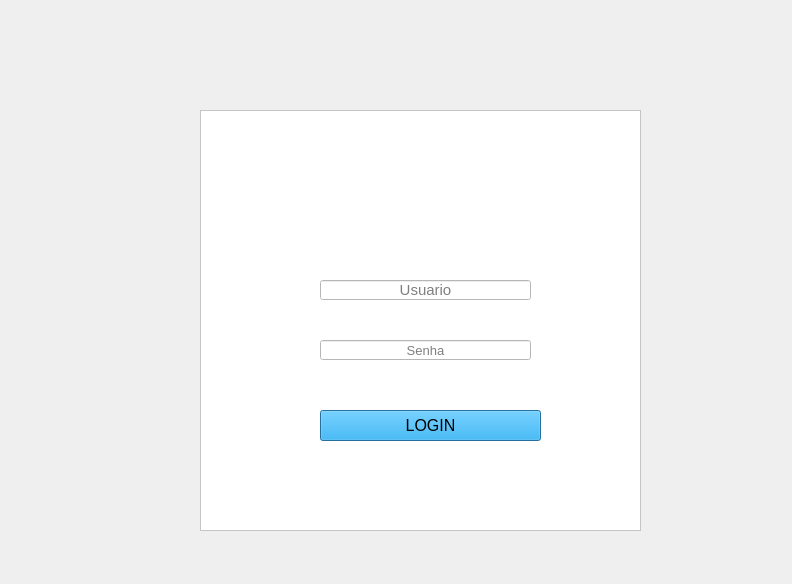
<?xml version="1.0" encoding="UTF-8"?>
<ui version="4.0">
 <class>Login</class>
 <widget class="QDialog" name="Login">
  <property name="geometry">
   <rect>
    <x>0</x>
    <y>0</y>
    <width>792</width>
    <height>584</height>
   </rect>
  </property>
  <property name="font">
   <font>
    <pointsize>10</pointsize>
   </font>
  </property>
  <property name="cursor">
   <cursorShape>PointingHandCursor</cursorShape>
  </property>
  <property name="windowTitle">
   <string>Dialog</string>
  </property>
  <widget class="QFrame" name="frame">
   <property name="geometry">
    <rect>
     <x>200</x>
     <y>110</y>
     <width>441</width>
     <height>421</height>
    </rect>
   </property>
   <property name="styleSheet">
    <string notr="true">background-color: rgb(255, 170, 0);
background-color: rgb(255, 255, 255);</string>
   </property>
   <property name="frameShape">
    <enum>QFrame::StyledPanel</enum>
   </property>
   <property name="frameShadow">
    <enum>QFrame::Raised</enum>
   </property>
   <widget class="QLineEdit" name="usuarioButton">
    <property name="geometry">
     <rect>
      <x>120</x>
      <y>170</y>
      <width>211</width>
      <height>20</height>
     </rect>
    </property>
    <property name="font">
     <font>
      <pointsize>11</pointsize>
     </font>
    </property>
    <property name="styleSheet">
     <string notr="true">color: rgb(0, 0, 0);</string>
    </property>
    <property name="alignment">
     <set>Qt::AlignCenter</set>
    </property>
    <property name="placeholderText">
     <string>Usuario</string>
    </property>
   </widget>
   <widget class="QLineEdit" name="senhaButton">
    <property name="geometry">
     <rect>
      <x>120</x>
      <y>230</y>
      <width>211</width>
      <height>20</height>
     </rect>
    </property>
    <property name="font">
     <font>
      <pointsize>10</pointsize>
     </font>
    </property>
    <property name="styleSheet">
     <string notr="true">color: rgb(0, 0, 0);</string>
    </property>
    <property name="echoMode">
     <enum>QLineEdit::Password</enum>
    </property>
    <property name="alignment">
     <set>Qt::AlignCenter</set>
    </property>
    <property name="placeholderText">
     <string>Senha</string>
    </property>
   </widget>
   <widget class="QPushButton" name="loginButton">
    <property name="geometry">
     <rect>
      <x>120</x>
      <y>300</y>
      <width>221</width>
      <height>31</height>
     </rect>
    </property>
    <property name="font">
     <font>
      <pointsize>12</pointsize>
     </font>
    </property>
    <property name="cursor">
     <cursorShape>PointingHandCursor</cursorShape>
    </property>
    <property name="styleSheet">
     <string notr="true">QPushButton{

background-color: rgb(0, 170, 255);

}

QPushButton:hover{
background-color: rgb(0, 255, 127);

}</string>
    </property>
    <property name="text">
     <string>LOGIN</string>
    </property>
   </widget>
   <widget class="QLabel" name="userIMG">
    <property name="geometry">
     <rect>
      <x>170</x>
      <y>30</y>
      <width>121</width>
      <height>111</height>
     </rect>
    </property>
    <property name="text">
     <string/>
    </property>
    <property name="pixmap">
     <pixmap>usuario image.png</pixmap>
    </property>
    <property name="scaledContents">
     <bool>true</bool>
    </property>
   </widget>
  </widget>
 </widget>
 <resources/>
 <connections/>
</ui>
